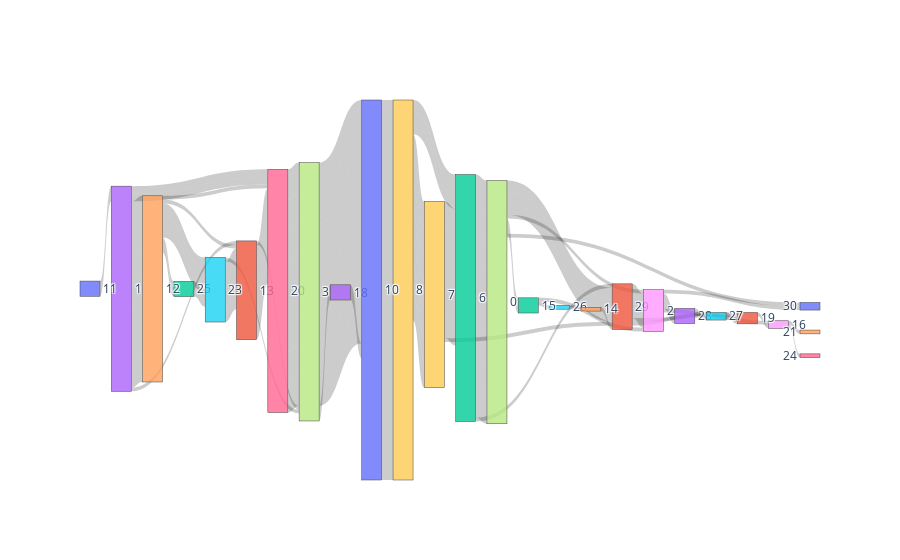

Write notebook code for a chart like this one.
### Code cell
import plotly.graph_objects as go
from collections import Counter

# Step 1: Extract Sequences from event columns
event_columns = [col for col in feature_df.columns if 'concept:name' in col]  # Filter for event-related columns
sequences = []

# For each row in feature_df, extract the sequence of events
for _, row in feature_df.iterrows():
    events = [col.split('concept:name_')[1] for col in event_columns if row[col] == 1.0]  # Get events with 1.0 value
    sequences.append('->'.join(events))  # Join events into a sequence

# Step 2: Add sequences to the dataframe (this will be useful for visualization)
feature_df['Sequence'] = sequences

# Step 3: Get the most common sequence per cluster 
cluster_sequences = feature_df.groupby("Cluster")["Sequence"].agg(lambda x: x.mode()[0])

# Step 4: Count the occurrences of each sequence (for Sankey diagram links)
cluster_counts = Counter(cluster_sequences)

# Step 5: Prepare data for Sankey diagram (convert sequences into sources and targets)
sources, targets = [], []

for trace in cluster_sequences.values:
    steps = trace.split("->")  # Split sequence into individual steps
    for i in range(len(steps) - 1):
        sources.append(steps[i])
        targets.append(steps[i + 1])

# Convert sources and targets to indices (for Sankey diagram nodes)
all_nodes = list(set(sources + targets))  # All unique nodes (steps)
source_indices = [all_nodes.index(s) for s in sources]
target_indices = [all_nodes.index(t) for t in targets]

# Step 6: Count the frequency of each link (source -> target pair)
link_counts = Counter(zip(sources, targets))
values = [link_counts[(source, target)] for source, target in zip(sources, targets)]

# Step 7: Create the Sankey diagram
fig = go.Figure(go.Sankey(
    node=dict(label=all_nodes),
    link=dict(source=source_indices, target=target_indices, value=values)
))

fig.show()

### Figure 1 — Plotly figure (JSON) as saved in the notebook; plotly's stock layout.template omitted (floating-point values rounded to 4 significant figures)
{"data": [{"link": {"source": [3, 4, 15, 1, 6, 7, 20, 19, 9, 3, 1, 7, 20, 19, 22, 17, 12, 3, 6, 7, 20, 19, 9, 22, 17, 18, 3, 4, 15, 1, 6, 7, 20, 19, 9, 22, 17, 3, 6, 7, 20, 19, 9, 22, 17, 11, 10, 3, 4, 1, 6, 7, 20, 19, 22, 3, 4, 15, 7, 20, 19, 9, 22, 11, 18, 23, 8, 10, 3, 4, 6, 7, 13, 20, 19, 9, 22, 17, 11, 21, 8, 3, 4, 2, 15, 1, 6, 7, 13, 20, 19, 22, 17, 12, 5, 24, 11, 18, 23, 25, 3, 4, 2, 15, 1, 6, 7, 20, 19, 9, 22, 17, 11, 18], "target": [4, 15, 1, 6, 7, 20, 19, 9, 11, 1, 7, 20, 19, 22, 17, 12, 18, 6, 7, 20, 19, 9, 22, 17, 18, 0, 4, 15, 1, 6, 7, 20, 19, 9, 22, 17, 0, 6, 7, 20, 19, 9, 22, 17, 11, 25, 3, 4, 1, 6, 7, 20, 19, 22, 17, 4, 15, 7, 20, 19, 9, 22, 11, 18, 23, 8, 14, 3, 4, 6, 7, 13, 20, 19, 9, 22, 17, 11, 21, 8, 16, 4, 2, 15, 1, 6, 7, 13, 20, 19, 22, 17, 12, 5, 24, 11, 18, 23, 25, 21, 4, 2, 15, 1, 6, 7, 20, 19, 9, 22, 17, 11, 18, 21], "value": [7, 3, 4, 5, 8, 8, 10, 7, 1, 1, 1, 8, 10, 3, 8, 2, 1, 2, 8, 8, 10, 7, 6, 8, 1, 1, 7, 3, 4, 5, 8, 8, 10, 7, 6, 8, 1, 2, 8, 8, 10, 7, 6, 8, 3, 1, 2, 7, 1, 5, 8, 8, 10, 3, 8, 7, 3, 1, 8, 10, 7, 6, 1, 3, 2, 1, 1, 2, 7, 1, 8, 2, 2, 10, 7, 6, 8, 3, 1, 1, 1, 7, 2, 2, 4, 5, 8, 2, 2, 10, 3, 8, 2, 1, 1, 1, 3, 2, 1, 1, 7, 2, 2, 4, 5, 8, 8, 10, 7, 6, 8, 3, 3, 1]}, "node": {"label": ["30", "13", "25", "1", "12", "26", "20", "3", "16", "7", "11", "29", "15", "18", "21", "23", "24", "0", "2", "8", "10", "19", "6", "28", "14", "27"]}, "type": "sankey"}], "layout": {}}
